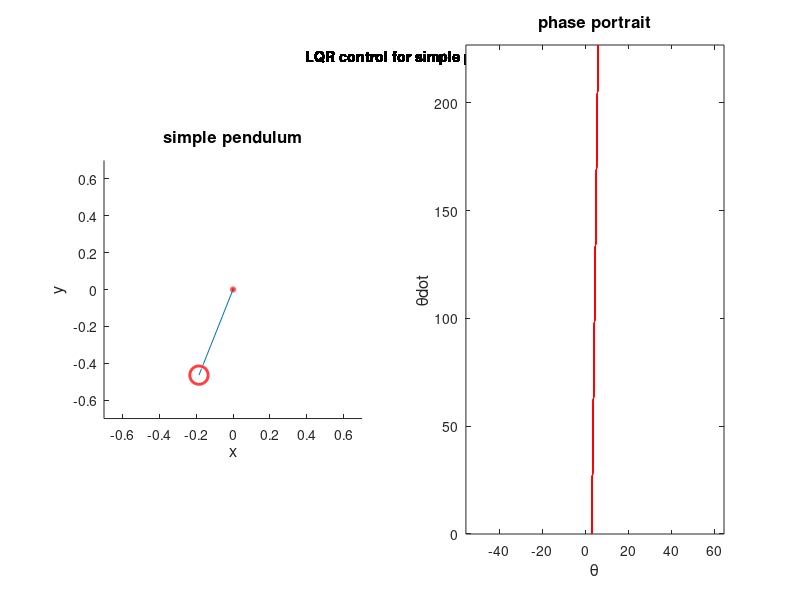

MATLAB code for this plot:
clc; clear all; clf

% System Paramters
m = 0.3; b = 0.1; l = 0.5; g=9.81; u=1;

% Simplification
r = g/l;
k = b/(m*l);
p = 1/(m*l^2);

% The Pendulum ODE

% Initial Condition
x = [pi 0]+0.2*randn(1,2);


% Linearize the system
dt = 0.01;
kp = 100;
temp = zeros(100,2);
for i=1:100
    u = kp*(pi-x(1));
    f = [x(2); p*u - k*x(2) - r*sin(x(1))];
    x(i+1,:) = x(i,:) + dt*f';
%     x(i+1,:) = x(i,:);
end

O = [0 0];



% Loop for animation
for i=1:101
         
    
    % draw pendulum
    subplot(1,2,1)
    
    % title
    text(1, 1.3,'\bf LQR control for simple pendulum','HorizontalAlignment','center','VerticalAlignment', 'top')
    
    title('simple pendulum','fontsize',12)
    xlabel('x','fontsize',12)
    ylabel('y','fontsize',12)
    axis(gca, 'equal') % Aspect ratio of the plot
    axis([-0.7 0.7 -0.7 0.7 ]) % The limit of plot
 
    % Mass point
    P = l*[sin(x(i,1)) -cos(x(i,1))];
    
    % Circle in origin
    O_circ = viscircles(O, 0.01);
    
    % Pendulum
    pend = line([O(1) P(1)],[O(2) P(2)]);
    
    % Ball
    ball = viscircles(P, 0.05);
    
    % Time interval to update plot
    pause(0.001);
    
    % Delete previous object if it is not the final loop
    if i<101
        delete(pend);
        delete(ball);
        delete(O_circ);
    end
    
    % Phase Portrait
    
    % temp = [x(i,1) x(i,2)];
    subplot(1,2,2)
    axis(gca, 'equal')
    % axis([-10 10 -10 10])
    plot(x(:,1),x(:,2),'r')
    % plot(temp(:,1),temp(:,2),'r')
    hold on
    
    
    
    
    title('phase portrait','fontsize',12)
    xlabel('\theta','fontsize',12)
    ylabel('\thetadot','fontsize',12)
    


    
end